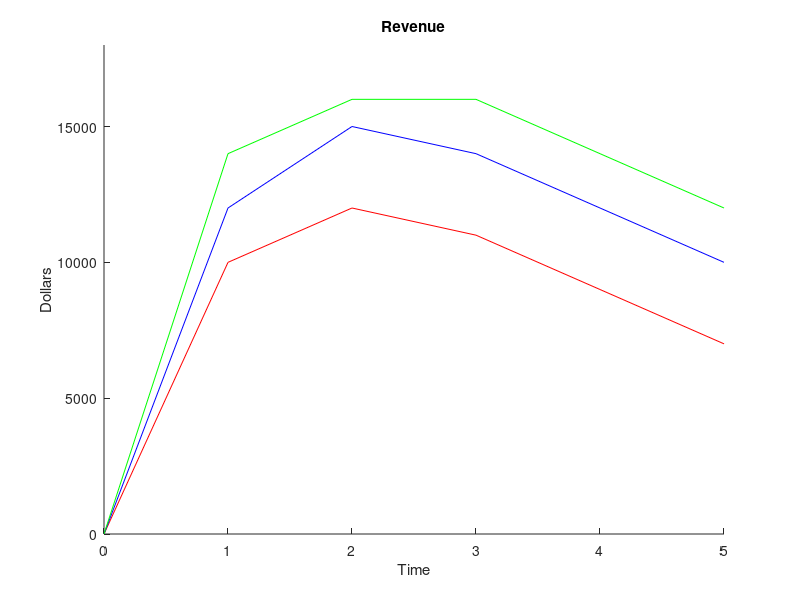

This chart was generated by the following MATLAB code:
% Isaac Bullinger
% Homework 8
% isaac.bullinger@nwc.edu
x=[0,1,2,3,4,5];
y1=[0,10000,12000,11000,9000,7000];
y2=[0,12000,15000,14000,12000,10000];
y3=[0,14000,16000,16000,14000,12000];
hold on;
plot(x,y1,'red');
plot(x,y2,'blue');
plot(x,y3,'green');
title('Revenue');
xlabel('Time');
ylabel('Dollars');
ylim([0,18000]);